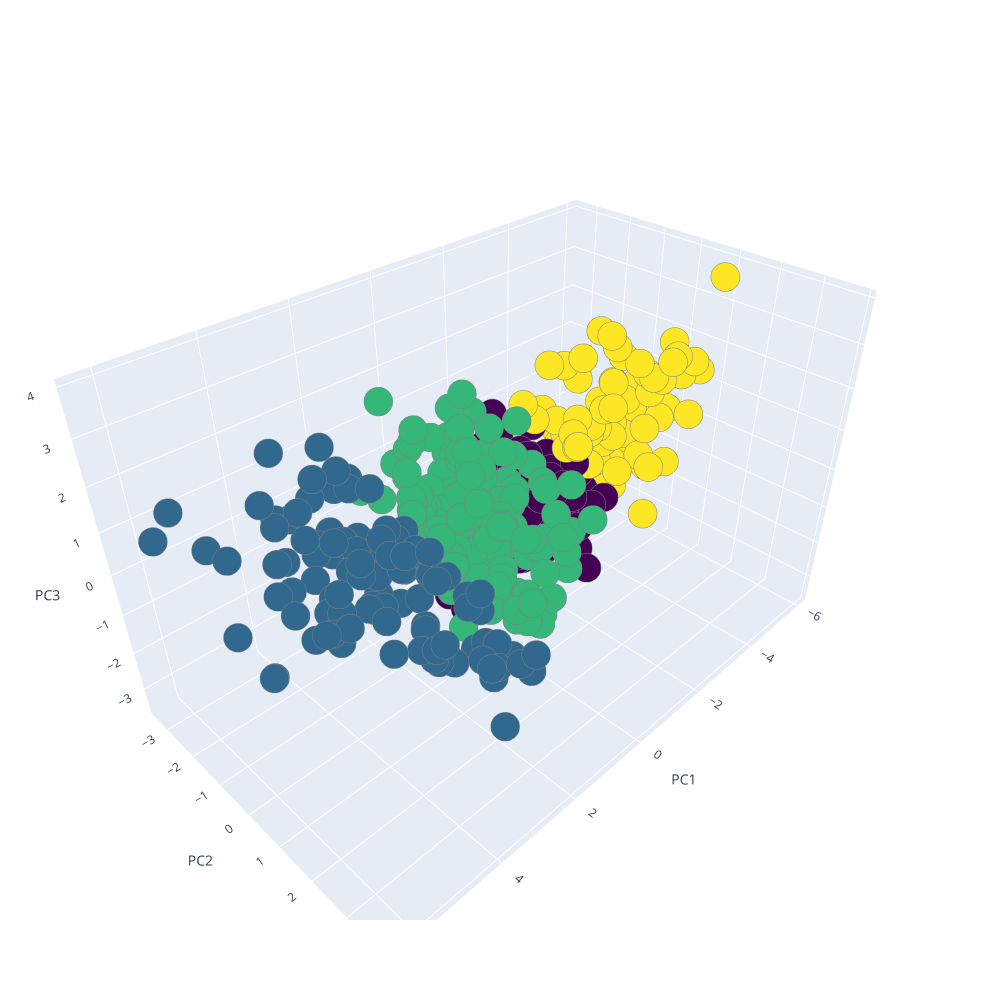

The notebook cell saved with this chart:
### Markdown cell above
**Visualize the Clusters**

### Code cell
Scene = dict(xaxis = dict(title  = 'PC1'),yaxis = dict(title  = 'PC2'),zaxis = dict(title  = 'PC3'))
labels = labels_pca
trace = go.Scatter3d(x=clusters_pca.pc1, y=clusters_pca.pc2, z=clusters_pca.pc3, mode='markers',marker=dict(color = labels, colorscale='Viridis', size = 10, line = dict(color = 'gray',width = 5)))
layout = go.Layout(margin=dict(l=0,r=0),scene = Scene, height = 1000,width = 1000)
data = [trace]
fig = go.Figure(data = data, layout = layout)
fig.show()

### Figure 1 — Plotly figure (JSON) as saved in the notebook; plotly's stock layout.template omitted (floating-point values rounded to 4 significant figures; data arrays with more than 128 entries replaced by an {"elided": "..."} marker saying what was removed)
{"data": [{"marker": {"color": {"elided": "617 int values"}, "colorscale": [[0, "#440154"], [0.1111, "#482878"], [0.2222, "#3e4989"], [0.3333, "#31688e"], [0.4444, "#26828e"], [0.5556, "#1f9e89"], [0.6667, "#35b779"], [0.7778, "#6ece58"], [0.8889, "#b5de2b"], [1, "#fde725"]], "line": {"color": "gray", "width": 5}, "size": 10}, "mode": "markers", "type": "scatter3d", "x": {"elided": "617 float values"}, "y": {"elided": "617 float values"}, "z": {"elided": "617 float values"}}], "layout": {"height": 1000, "margin": {"l": 0, "r": 0}, "scene": {"xaxis": {"title": {"text": "PC1"}}, "yaxis": {"title": {"text": "PC2"}}, "zaxis": {"title": {"text": "PC3"}}}, "width": 1000}}
